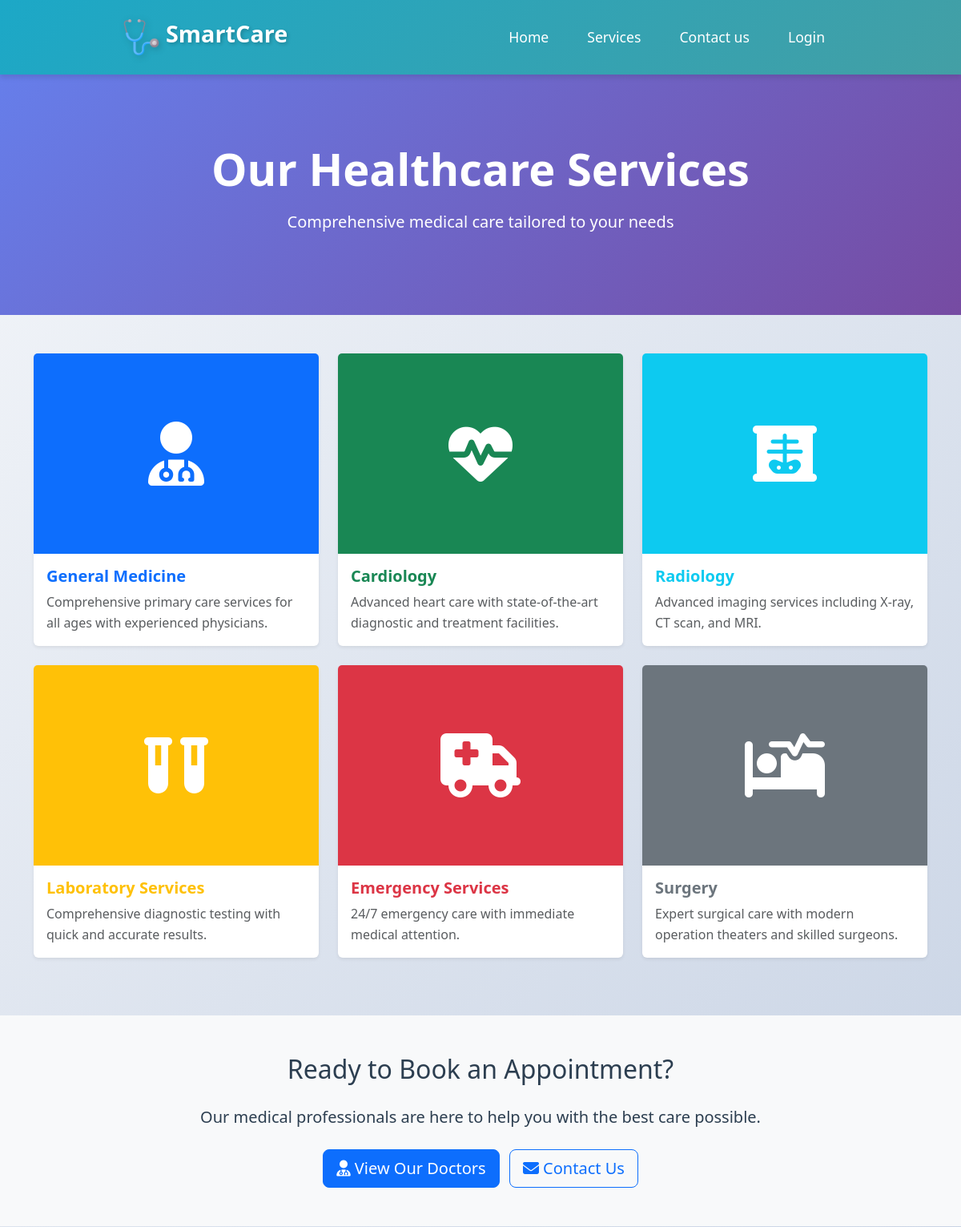
Page /services-page/ (upper part) on the earlier database version.
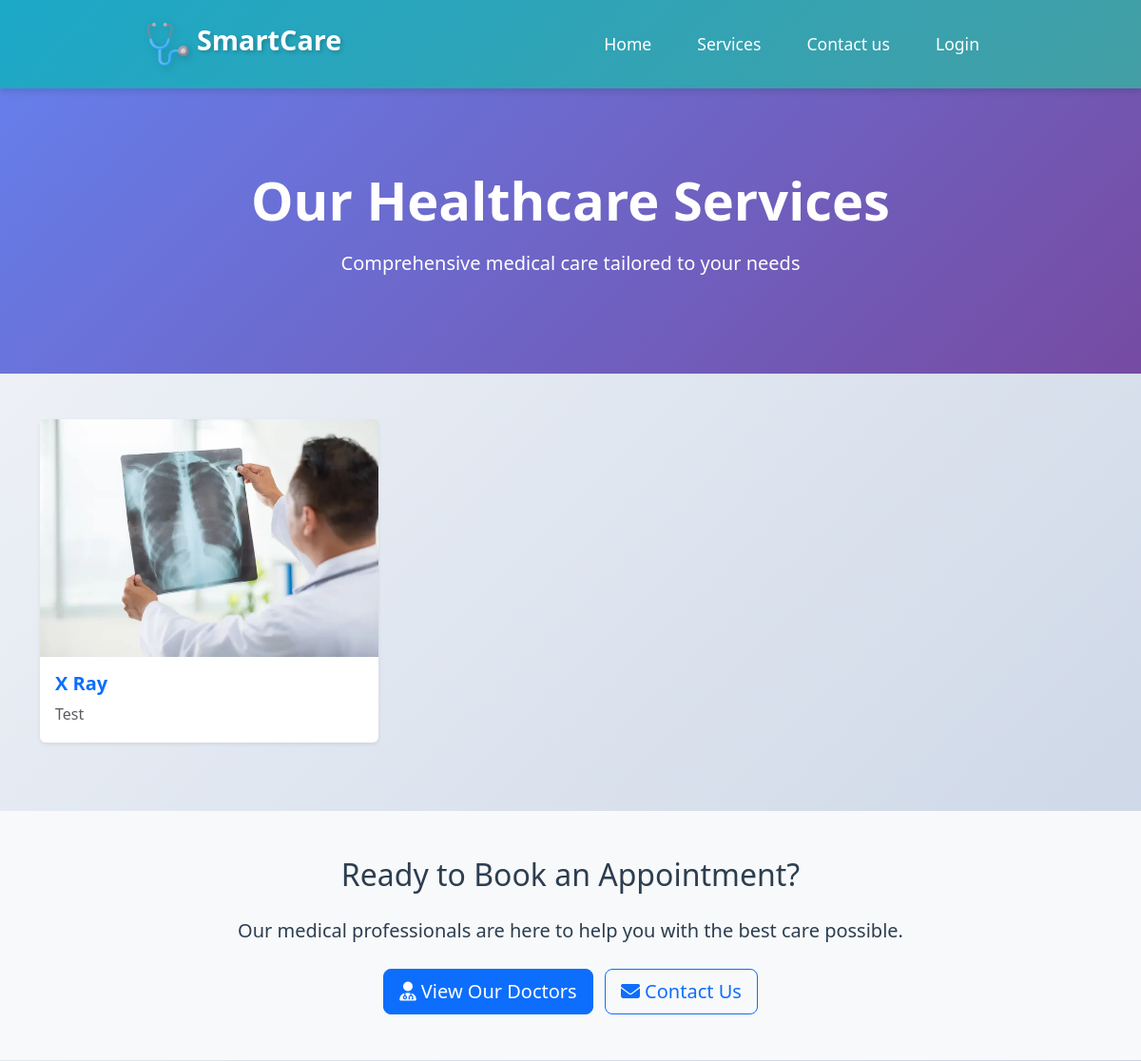
Same page on the later database version.
### service/models.py (models this page shows)
class Service(models.Model):
    name = models.CharField(max_length = 20)
    description = models.TextField()
    image = models.ImageField(upload_to="service/images/")

### smart_care/views.py (the view)
# urls.py: path('services-page/', views.services_page, name='services_page'),
def services_page(request):
    from service.models import Service
    services = Service.objects.all()
    return render(request, 'services.html', {'services': services})

### templates/services.html (shortened to what this page needs)
{% load static %}
<!DOCTYPE html>
<html lang="en">
<head>
    <link href="https://cdn.jsdelivr.net/npm/bootstrap@5.3.0/dist/css/bootstrap.min.css" rel="stylesheet"
 />
    <link rel="stylesheet" href="https://cdnjs.cloudflare.com/ajax/libs/font-awesome/6.4.0/css/all.min.css" />
    <link rel="stylesheet" href="{% static 'css/style.css' %}" />
</head>
<body>
    <header>
        <nav class="d-flex justify-content-around align-items-center p-4">
            <div class="logo-container d-flex align-items-center gap-2">
                <img src="{% static 'images/stethoscope 1.png' %}" alt="SmartCare Logo" />
                <h3>SmartCare</h3>
            </div>
            <div class="menu-container d-flex gap-3 align-items-center">
                <ul class="d-flex gap-3 list-unstyled mb-0">
                    <li class="menu"><a href="{% url 'home' %}">Home</a></li>
                    <li class="menu"><a href="{% url 'services_page' %}">Services</a></li>
                    <li class="menu"><a href="{% url 'contact_us_page' %}">Contact us</a></li>
                    {% if not user.is_authenticated %}
                    <li class="menu"><a href="{% url 'login' %}">Login</a></li>
                    {% endif %}
                </ul>
            </div>
        </nav>
    </header>
    <section class="services-hero py-5" style="background: linear-gradient(135deg, #667eea 0%, #764ba2 100%); color: white;">
        <div class="container text-center">
            <h1 class="display-4 fw-bold mb-3">Our Healthcare Services</h1>
            <p class="lead">Comprehensive medical care tailored to your needs</p>
        </div>
    </section>
    <section class="services-section py-5">
        <div class="container">
            <div class="row">
                {% if services %}
                    {% for service in services %}
                    <div class="col-md-6 col-lg-4 mb-4">
                        <div class="card h-100 shadow-sm border-0 service-card">
                            {% if service.image %}
                            <img src="{{ service.image.url }}" class="card-img-top" alt="{{ service.name }}" style="height: 250px; object-fit: cover;">
                            {% else %}
                            <div class="card-img-top bg-primary d-flex align-items-center justify-content-center" style="height: 250px;">
                                <i class="fas fa-hospital-alt fa-5x text-white"></i>
                            </div>
                            {% endif %}
                            <div class="card-body">
                                <h5 class="card-title text-primary fw-bold">{{ service.name }}</h5>
                                <p class="card-text text-muted">{{ service.description }}</p>
                            </div>
                        </div>
                    </div>
                    {% endfor %}
                {% else %}
                    <div class="col-md-6 col-lg-4 mb-4">
                        <div class="card h-100 shadow-sm border-0 service-card">
                            <div class="card-img-top bg-primary d-flex align-items-center justify-content-center" style="height: 250px;">
                                <i class="fas fa-user-md fa-5x text-white"></i>
                            </div>
                            <div class="card-body">
                                <h5 class="card-title text-primary fw-bold">General Medicine</h5>
                                <p class="card-text text-muted">Comprehensive primary care services for all ages with experienced physicians.</p>
                            </div>
                        </div>
                    </div>
                    <div class="col-md-6 col-lg-4 mb-4">
                        <div class="card h-100 shadow-sm border-0 service-card">
                            <div class="card-img-top bg-success d-flex align-items-center justify-content-center" style="height: 250px;">
                                <i class="fas fa-heartbeat fa-5x text-white"></i>
                            </div>
                            <div class="card-body">
                                <h5 class="card-title text-success fw-bold">Cardiology</h5>
                                <p class="card-text text-muted">Advanced heart care with state-of-the-art diagnostic and treatment facilities.</p>
                            </div>
                        </div>
                    </div>
                    <div class="col-md-6 col-lg-4 mb-4">
                        <div class="card h-100 shadow-sm border-0 service-card">
                            <div class="card-img-top bg-info d-flex align-items-center justify-content-center" style="height: 250px;">
                                <i class="fas fa-x-ray fa-5x text-white"></i>
                            </div>
                            <div class="card-body">
                                <h5 class="card-title text-info fw-bold">Radiology</h5>
                                <p class="card-text text-muted">Advanced imaging services including X-ray, CT scan, and MRI.</p>
                            </div>
                        </div>
                    </div>
                    <div class="col-md-6 col-lg-4 mb-4">
                        <div class="card h-100 shadow-sm border-0 service-card">
                            <div class="card-img-top bg-warning d-flex align-items-center justify-content-center" style="height: 250px;">
                                <i class="fas fa-vials fa-5x text-white"></i>
                            </div>
                            <div class="card-body">
                                <h5 class="card-title text-warning fw-bold">Laboratory Services</h5>
                                <p class="card-text text-muted">Comprehensive diagnostic testing with quick and accurate results.</p>
                            </div>
                        </div>
                    </div>
                    <div class="col-md-6 col-lg-4 mb-4">
                        <div class="card h-100 shadow-sm border-0 service-card">
                            <div class="card-img-top bg-danger d-flex align-items-center justify-content-center" style="height: 250px;">
                                <i class="fas fa-ambulance fa-5x text-white"></i>
                            </div>
                            <div class="card-body">
                                <h5 class="card-title text-danger fw-bold">Emergency Services</h5>
                                <p class="card-text text-muted">24/7 emergency care with immediate medical attention.</p>
                            </div>
                        </div>
                    </div>
                    <div class="col-md-6 col-lg-4 mb-4">
                        <div class="card h-100 shadow-sm border-0 service-card">
                            <div class="card-img-top bg-secondary d-flex align-items-center justify-content-center" style="height: 250px;">
                                <i class="fas fa-procedures fa-5x text-white"></i>
                            </div>
                            <div class="card-body">
                                <h5 class="card-title text-secondary fw-bold">Surgery</h5>
                                <p class="card-text text-muted">Expert surgical care with modern operation theaters and skilled surgeons.</p>
                            </div>
                        </div>
                    </div>
                {% endif %}
            </div>
        </div>
    </section>
    <section class="cta-section py-5 bg-light">
        <div class="container text-center">
            <h2 class="mb-4">Ready to Book an Appointment?</h2>
            <p class="lead mb-4">Our medical professionals are here to help you with the best care possible.</p>
            <a href="{% url 'doctors_page' %}" class="btn btn-primary btn-lg me-2">
                <i class="fas fa-user-md"></i> View Our Doctors
            </a>
            <a href="{% url 'contact_us_page' %}" class="btn btn-outline-primary btn-lg">
                <i class="fas fa-envelope"></i> Contact Us
            </a>
        </div>
    </section>
</body>
</html>

### static/css/style.css (style rules this page uses)
:root { --primary-color: #1CA8C7; --secondary-color: #439FA5; --accent-color: #4C7D8C; --light-bg: #f8f9fa; --dark-text: #2c3e50; --light-text: #6c757d; --shadow: 0 4px 6px rgba(0, 0, 0, 0.1); --shadow-lg: 0 10px 25px rgba(0, 0, 0, 0.15); --border-radius: 12px; --transition: all 0.3s ease; }
* { margin: 0; padding: 0; box-sizing: border-box; }
body { font-family: 'Segoe UI', Tahoma, Geneva, Verdana, sans-serif; background: linear-gradient(135deg, #f5f7fa 0%, #c3cfe2 100%); color: var(--dark-text); line-height: 1.6; min-height: 100vh; }
nav { background: linear-gradient(135deg, var(--primary-color) 0%, var(--secondary-color) 100%); box-shadow: var(--shadow); backdrop-filter: blur(10px); position: sticky; top: 0; z-index: 1000; transition: var(--transition); }
.logo-container { transition: transform 0.3s ease; }
.logo-container h3 { color: white; font-weight: 700; font-size: 1.8rem; text-shadow: 2px 2px 4px rgba(0, 0, 0, 0.2); }
.logo-container img { width: 45px; height: 45px; filter: drop-shadow(2px 2px 4px rgba(0, 0, 0, 0.2)); }
li { list-style: none; }
.menu { font-size: 1.1rem; font-weight: 500; color: white; padding: 8px 16px; border-radius: 8px; transition: var(--transition); cursor: pointer; }
.menu a { color: white; text-decoration: none; }
.service-card { min-width: calc(33.333% - 1rem); flex-shrink: 0; }
.doc-card, .review-card, .service-card { animation: fadeIn 0.6s ease-out; }
.card { border: none; transition: var(--transition); }
.card { transition: var(--transition); }

### templates/services.html (style rules this page uses)
.service-card { transition: transform 0.3s ease, box-shadow 0.3s ease; }
.services-hero { min-height: 300px; display: flex; align-items: center; }

Differences in the rows shown:
added Service: image (picture), name "X Ray", description "Test"
Other differences:
text no longer shown: "General Medicine Comprehensive primary care services for all ages with experienced physicians. Cardiology Advanced heart care with state-of-the-art diagnostic and treatment facilities. Radiology Advanced imaging services including X-ray, CT scan, and MRI. Laboratory Services Comprehensive diagnostic testing with quick and accurate results. Emergency Services 24/7 emergency care with immediate medical attention. Surgery Expert surgical care with modern operation theaters and skilled surgeons."
